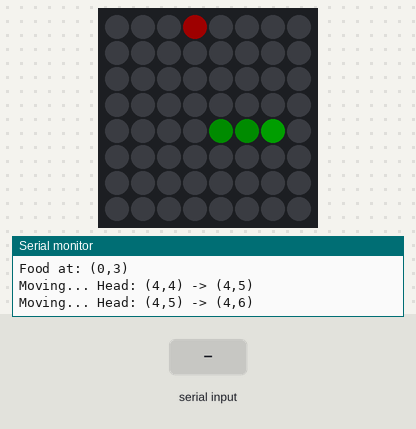
A sketch run on a simulated Arduino Uno, built with avr-gcc and run on an emulated ATmega328P. Parts: 8×8 RGB LED matrix (first LED top left, wired row by row), the last lines printed to the serial monitor. Inputs (shaded band) come from the test bench. Dim RGB values are drawn brighter than linear; random numbers use the default seed unless the sketch sets one.

Above: at 1.2 s.
1.3 s: "r" received over Serial
At 1.9 s:
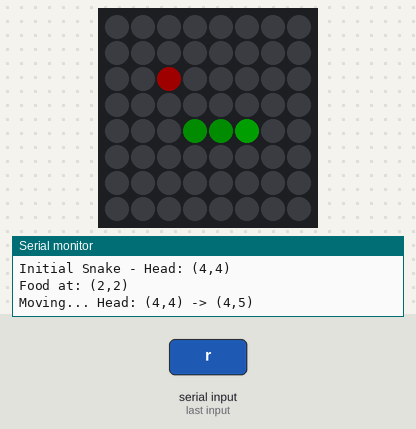
At 7.2 s:
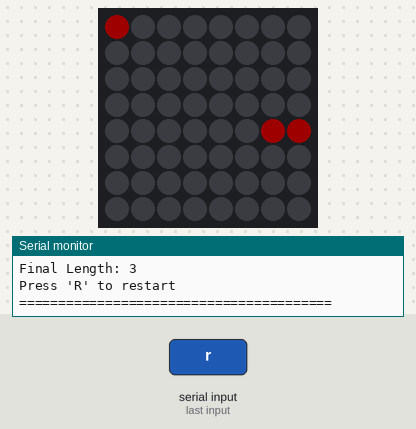
Timing chart, 0 to 8.7 s (numbered marks = the images above; inputs shaded):
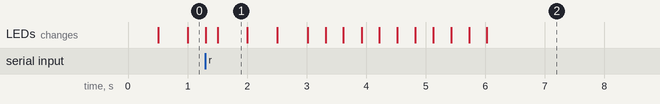

The sketch:

Snake_Game.ino
```cpp
/*
 * Snake Game for 8x8 NeoPixel LED Matrix
 * Control the snake using Serial Monitor input
 *
 * Hardware:
 * - Arduino Uno R4 WiFi
 * - 8x8 NeoPixel LED Matrix (WS2812B)
 * - 5V 2A Power Supply
 *
 * Wiring:
 * - Matrix DIN  -> Arduino Pin 6
 * - Matrix +5V  -> 5V Power Supply +
 * - Matrix GND  -> Common Ground (Arduino GND + Power Supply -)
 *
 * Controls (via Serial Monitor at 115200 baud):
 * - 'w' or 'W' = Move Up
 * - 's' or 'S' = Move Down
 * - 'a' or 'A' = Move Left
 * - 'd' or 'D' = Move Right
 * - 'r' or 'R' = Restart Game
 */

#include <Adafruit_NeoPixel.h>

// Pin and matrix configuration
#define PIN 6
#define ROWS 8
#define COLS 8
#define NUMPIXELS (ROWS * COLS)

// Game configuration
#define INITIAL_SPEED 500      // milliseconds between moves
#define SPEED_INCREMENT 20     // speed up by this amount per food eaten
#define MIN_SPEED 150          // fastest possible speed

// Create NeoPixel object
Adafruit_NeoPixel matrix = Adafruit_NeoPixel(NUMPIXELS, PIN, NEO_GRB + NEO_KHZ800);

// Snake structure
struct Point {
  int row;
  int col;
};

Point snake[NUMPIXELS];  // Maximum possible snake length
int snakeLength = 3;     // Starting length
Point food;

// Direction: 0=UP, 1=RIGHT, 2=DOWN, 3=LEFT
int direction = 1;       // Start moving right
int lastDirection = 1;   // Prevent reversing into itself

unsigned long lastMoveTime = 0;
int moveDelay = INITIAL_SPEED;
int score = 0;
bool gameOver = false;

// Colors (initialized in setup after matrix.begin())
uint32_t colorSnakeHead;
uint32_t colorSnakeBody;
uint32_t colorFood;
uint32_t colorEmpty;

void setup() {
  Serial.begin(115200);
  matrix.begin();
  matrix.setBrightness(30);
  matrix.show();

  // Initialize colors AFTER matrix.begin()
  colorSnakeHead = matrix.Color(0, 255, 0);    // Green
  colorSnakeBody = matrix.Color(0, 100, 0);    // Dark green
  colorFood = matrix.Color(255, 0, 0);         // Red
  colorEmpty = matrix.Color(0, 0, 0);          // Off

  randomSeed(analogRead(0));  // Seed random number generator

  Serial.println("========================================");
  Serial.println("      SNAKE GAME - 8x8 LED Matrix      ");
  Serial.println("========================================");
  Serial.println("Controls:");
  Serial.println("  W = Up    | S = Down");
  Serial.println("  A = Left  | D = Right");
  Serial.println("  R = Restart Game");
  Serial.println("========================================");

  initGame();
}

void loop() {
  // Handle serial input for direction changes
  if (Serial.available() > 0) {
    char input = Serial.read();
    handleInput(input);
  }

  if (!gameOver) {
    // Move snake at specified interval
    if (millis() - lastMoveTime >= moveDelay) {
      lastMoveTime = millis();

      Serial.print("Moving... Head: (");
      Serial.print(snake[0].row);
      Serial.print(",");
      Serial.print(snake[0].col);
      Serial.print(") -> ");

      moveSnake();

      Serial.print("(");
      Serial.print(snake[0].row);
      Serial.print(",");
      Serial.print(snake[0].col);
      Serial.println(")");

      checkCollisions();
      if (!gameOver) {
        checkFood();
        drawGame();
      }
    }
  } else {
    // Game over animation
    gameOverAnimation();
  }
}

// Initialize game state
void initGame() {
  snakeLength = 3;
  direction = 1;      // Moving right
  lastDirection = 1;
  score = 0;
  gameOver = false;
  moveDelay = INITIAL_SPEED;

  // Initialize snake in the middle, moving right
  snake[0].row = 4;  // Head
  snake[0].col = 4;
  snake[1].row = 4;
  snake[1].col = 3;
  snake[2].row = 4;
  snake[2].col = 2;

  spawnFood();
  drawGame();

  Serial.println("\nGame Started!");
  Serial.print("Speed: ");
  Serial.println(moveDelay);
  Serial.print("Initial Snake - Head: (");
  Serial.print(snake[0].row);
  Serial.print(",");
  Serial.print(snake[0].col);
  Serial.println(")");
  Serial.print("Food at: (");
  Serial.print(food.row);
  Serial.print(",");
  Serial.print(food.col);
  Serial.println(")");
}

// Handle keyboard input
void handleInput(char input) {
  switch(input) {
    case 'w':
    case 'W':
      if (lastDirection != 2) direction = 0;  // Can't go up if moving down
      break;
    case 'd':
    case 'D':
      if (lastDirection != 3) direction = 1;  // Can't go right if moving left
      break;
    case 's':
    case 'S':
      if (lastDirection != 0) direction = 2;  // Can't go down if moving up
      break;
    case 'a':
    case 'A':
      if (lastDirection != 1) direction = 3;  // Can't go left if moving right
      break;
    case 'r':
    case 'R':
      Serial.println("\n--- RESTARTING GAME ---");
      initGame();
      break;
  }
}

// Move the snake in current direction
void moveSnake() {
  // Shift body segments
  for (int i = snakeLength - 1; i > 0; i--) {
    snake[i] = snake[i - 1];
  }

  // Move head based on direction
  switch(direction) {
    case 0:  // UP
      snake[0].row--;
      break;
    case 1:  // RIGHT
      snake[0].col++;
      break;
    case 2:  // DOWN
      snake[0].row++;
      break;
    case 3:  // LEFT
      snake[0].col--;
      break;
  }

  lastDirection = direction;
}

// Check for collisions with walls or self
void checkCollisions() {
  // Check wall collision
  if (snake[0].row < 0 || snake[0].row >= ROWS ||
      snake[0].col < 0 || snake[0].col >= COLS) {
    endGame("Hit the wall!");
    return;
  }

  // Check self collision
  for (int i = 1; i < snakeLength; i++) {
    if (snake[0].row == snake[i].row && snake[0].col == snake[i].col) {
      endGame("Hit yourself!");
      return;
    }
  }
}

// Check if snake ate food
void checkFood() {
  if (snake[0].row == food.row && snake[0].col == food.col) {
    // Snake ate food - grow!
    snakeLength++;
    score++;

    // Speed up the game
    moveDelay = max(MIN_SPEED, moveDelay - SPEED_INCREMENT);

    Serial.print("FOOD! Score: ");
    Serial.print(score);
    Serial.print(" | Length: ");
    Serial.print(snakeLength);
    Serial.print(" | Speed: ");
    Serial.println(moveDelay);

    // Check for win condition (filled entire matrix)
    if (snakeLength >= NUMPIXELS) {
      endGame("YOU WIN! Perfect score!");
      return;
    }

    spawnFood();
  }
}

// Spawn food in a random empty location
void spawnFood() {
  bool validPosition = false;

  while (!validPosition) {
    food.row = random(ROWS);
    food.col = random(COLS);

    // Check if food spawned on snake
    validPosition = true;
    for (int i = 0; i < snakeLength; i++) {
      if (food.row == snake[i].row && food.col == snake[i].col) {
        validPosition = false;
        break;
      }
    }
  }
}

// Draw the game state to the matrix
void drawGame() {
  // Clear matrix
  for (int i = 0; i < NUMPIXELS; i++) {
    matrix.setPixelColor(i, colorEmpty);
  }

  // Draw food
  int foodPixel = getPixelIndex(food.row, food.col);
  matrix.setPixelColor(foodPixel, colorFood);

  // Draw snake body
  for (int i = 1; i < snakeLength; i++) {
    int pixel = getPixelIndex(snake[i].row, snake[i].col);
    matrix.setPixelColor(pixel, colorSnakeBody);
  }

  // Draw snake head (on top so it's visible)
  int headPixel = getPixelIndex(snake[0].row, snake[0].col);
  matrix.setPixelColor(headPixel, colorSnakeHead);

  matrix.show();
}

// End the game
void endGame(const char* message) {
  gameOver = true;
  Serial.println("\n========================================");
  Serial.println("           GAME OVER!");
  Serial.println("========================================");
  Serial.println(message);
  Serial.print("Final Score: ");
  Serial.println(score);
  Serial.print("Final Length: ");
  Serial.println(snakeLength);
  Serial.println("\nPress 'R' to restart");
  Serial.println("========================================");
}

// Game over animation
void gameOverAnimation() {
  // Flash the snake red a few times
  static int flashCount = 0;
  static unsigned long lastFlash = 0;
  static bool flashOn = false;

  if (millis() - lastFlash > 300) {
    lastFlash = millis();
    flashOn = !flashOn;
    flashCount++;

    if (flashCount < 12) {  // Flash 6 times (12 toggles)
      if (flashOn) {
        // Draw snake in red
        for (int i = 0; i < snakeLength; i++) {
          int pixel = getPixelIndex(snake[i].row, snake[i].col);
          matrix.setPixelColor(pixel, matrix.Color(255, 0, 0));
        }
      } else {
        // Clear
        for (int i = 0; i < NUMPIXELS; i++) {
          matrix.setPixelColor(i, colorEmpty);
        }
      }
      matrix.show();
    } else {
      // After flashing, just keep it dark
      flashCount = 12;  // Stop counting
    }
  }
}

// Get pixel index from row and column (zigzag pattern)
int getPixelIndex(int row, int col) {
  // Bounds checking
  if (row < 0 || row >= ROWS || col < 0 || col >= COLS) {
    return 0;  // Return first pixel if out of bounds
  }

  // Standard zigzag pattern
  if (row % 2 == 0) {
    return row * COLS + col;
  } else {
    return row * COLS + (COLS - 1 - col);
  }
}
```

Measured:
- what the display in image 1 shows lasts 0.5 s, from 1.5 s to 2.0 s
